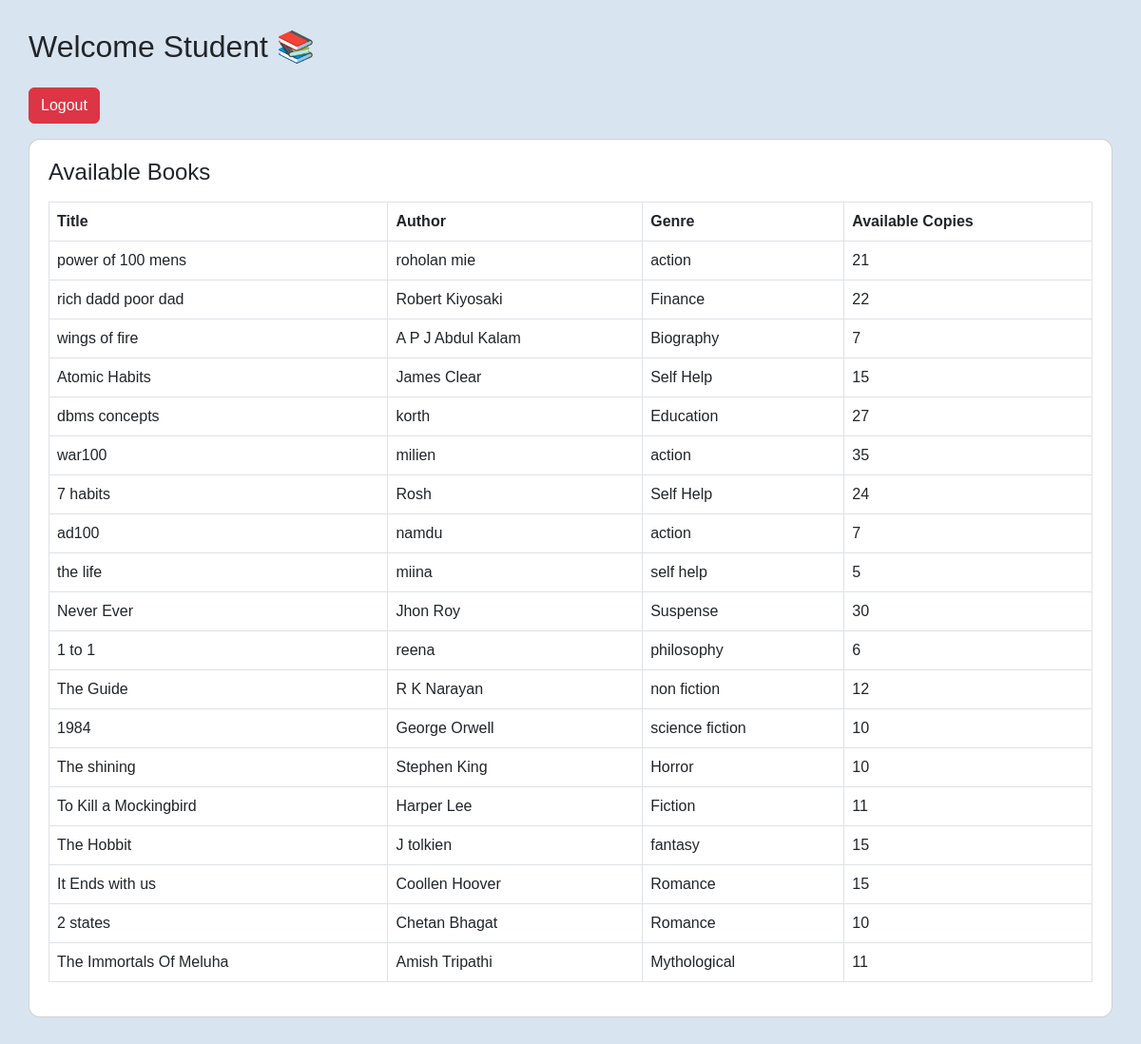
Screenshot of /LibraryMs/student_dashboard.php (signed in) with the database file from the repository.
### tables this page shows
CREATE TABLE `books` (
  `book_id` int(11) NOT NULL,
  `title` varchar(255) DEFAULT NULL,
  `author` varchar(255) DEFAULT NULL,
  `genre` varchar(100) DEFAULT NULL,
  `total_copies` int(11) DEFAULT NULL,
  `available_copies` int(11) DEFAULT NULL,
  `qr_code` varchar(255) NOT NULL
);

### LibraryMs/student_dashboard.php (the view, shortened to what this page needs)
<?php
include 'db.php';
?>
<!DOCTYPE html>
<html lang="en">
<head>
<link href="https://cdn.jsdelivr.net/npm/bootstrap@5.3.0/dist/css/bootstrap.min.css" rel="stylesheet">
</head>
<body>
<h2 class="mb-4">
Welcome Student 📚
</h2>
<a href="logout.php"
class="btn btn-danger mb-3">
Logout
</a>
<div class="card">
<h4 class="mb-3">
Available Books
</h4>
<table class="table table-bordered">
<tr>
<th>Title</th>
<th>Author</th>
<th>Genre</th>
<th>Available Copies</th>
</tr>
<?php
$result = mysqli_query($conn,
"SELECT * FROM books");
while($row=mysqli_fetch_assoc($result)){
echo "
<tr>
<td>{$row['title']}</td>
<td>{$row['author']}</td>
<td>{$row['genre']}</td>
<td>{$row['available_copies']}</td>
</tr>";
}
?>
</table>
</div>
</body>
</html>

### LibraryMs/student_dashboard.php (style rules this page uses)
body { background:#d8e4f0; padding:30px; font-family:Arial; }
.card { background:white; padding:20px; border-radius:12px; }

### rows the page displays
books: title "power of 100 mens", author "roholan mie", genre "action", available_copies "21"
books: title "rich dadd poor dad", author "Robert Kiyosaki", genre "Finance", available_copies "22"
books: title "wings of fire", author "A P J Abdul Kalam", genre "Biography", available_copies "7"
books: title "Atomic Habits", author "James Clear", genre "Self Help", available_copies "15"
books: title "dbms concepts", author "korth", genre "Education", available_copies "27"
books: title "war100", author "milien", genre "action", available_copies "35"
books: title "7 habits", author "Rosh", genre "Self Help", available_copies "24"
books: title "ad100", author "namdu", genre "action", available_copies "7"
books: title "the life", author "miina", genre "self help", available_copies "5"
books: title "Never Ever", author "Jhon Roy", genre "Suspense", available_copies "30"
books: title "1 to 1", author "reena", genre "philosophy", available_copies "6"
books: title "The Guide", author "R K Narayan", genre "non fiction", available_copies "12"
books: title "1984", author "George Orwell", genre "science fiction", available_copies "10"
books: title "The shining", author "Stephen King", genre "Horror", available_copies "10"
books: title "To Kill a Mockingbird", author "Harper Lee", genre "Fiction", available_copies "11"
books: title "The Hobbit", author "J tolkien", genre "fantasy", available_copies "15"
books: title "It Ends with us", author "Coollen Hoover", genre "Romance", available_copies "15"
books: title "2 states", author "Chetan Bhagat", genre "Romance", available_copies "10"
books: title "The Immortals Of Meluha", author "Amish Tripathi", genre "Mythological", available_copies "11"
